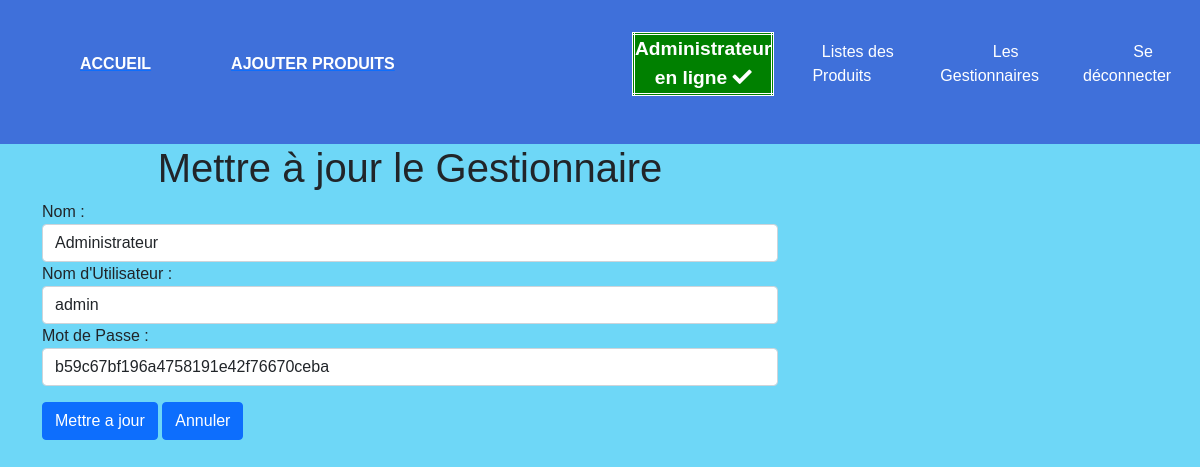
Page /updateGestionnaire.php?id=1 (signed in) on the committed database.
### tables this page shows
CREATE TABLE `user` (
  `id` int(11) NOT NULL,
  `username` varchar(100) NOT NULL,
  `password` varchar(100) NOT NULL,
  `name` varchar(100) NOT NULL
);

### updateGestionnaire.php (the view, shortened to what this page needs)
<!DOCTYPE html>
<html lang="en">
<head>
        <link rel="stylesheet" href="style.css">
</head>
<body>
<?php require_once 'navbar.php'; ?>
       <div class="container">
        <div class="row">
        <div class="col-8">
        <?php
        $userid = intval ($_GET['id']);
        $sql ="SELECT  `name`, `username`,`password` FROM `user` WHERE id=:nouvelleid";
        $query = $pdo->prepare($sql);
        $query->bindParam(':nouvelleid', $userid , PDO::PARAM_STR);
        $query->execute();
        $resultat= $query->fetchAll(PDO::FETCH_OBJ);
        foreach ($resultat as $row)
        {
?>
  <h1 style='text-align:center'>Mettre à jour le Gestionnaire </h1>
                <form action="" method="POST" class="form-group">
                        Nom :
                        <input type="text" name="name" id="" class="form-control" value="<?php echo $row->name; ?>">
                        Nom d'Utilisateur :
                        <input type="text" name="username" id="" class="form-control" value="<?php echo $row->username; ?>">
                        Mot de Passe :
                        <input type="text" name="password" id="" class="form-control" value="<?php echo $row->password; ?>">
                        <input type="submit" name="updatebtn" id="" value="Mettre a jour" class="btn btn-primary mt-3">
                            <a name="updatebtn" id="" class="btn btn-primary mt-3" href="./gestionnaires.php" role="button">Annuler</a>
                        <?php } ?>
                </form>
        </div>
        </div>
       </div>
</body>
</html>

### style.css (style rules this page uses)
* { margin: 0; padding: 0; }

### navbar.php (style rules this page uses)
body { font-family: "Mitr", sans-serif; background-color: rgb(110, 215, 247); }

### rows in the picture
user: name "Administrateur", username "admin", password "b59c67bf196a4758191e42f76670ceba"

### other values in the picture
$name "Administrateur"
